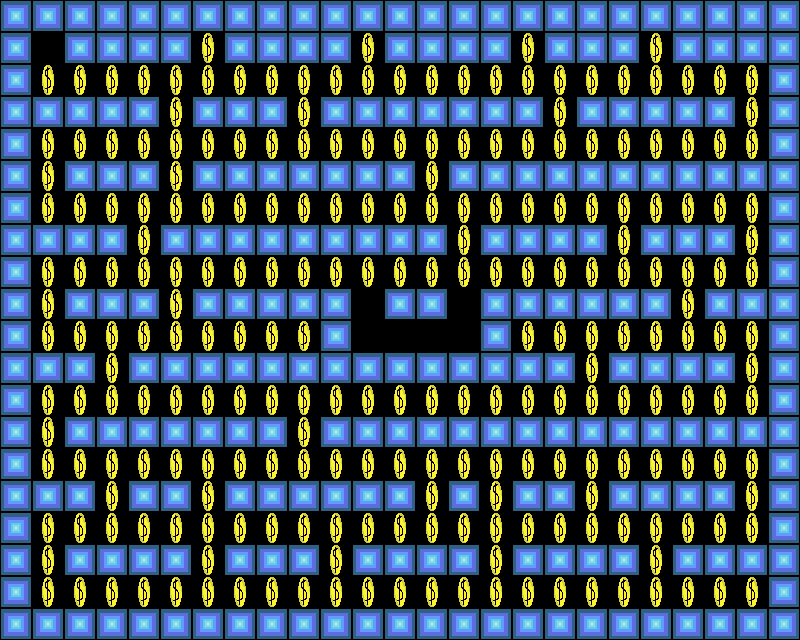

This is a level from a 2D game, rendered from its Tiled map with the project's own tilesets. A one-line summary and the complete map file follow:
An orthogonal 25x20 tile map with 32x32 px tiles, 1 tile layer (Capa de patrones 1).

<map version="1.10" tiledversion="1.11.2" orientation="orthogonal" renderorder="right-down" width="25" height="20" tilewidth="32" tileheight="32" infinite="0" nextlayerid="2" nextobjectid="1">
 <tileset firstgid="1" source="TMapa.tsx" />
 <layer id="1" name="Capa de patrones 1" width="25" height="20">
  <data encoding="csv">
2,2,2,2,2,2,2,2,2,2,2,2,2,2,2,2,2,2,2,2,2,2,2,2,2,
2,0,2,2,2,2,1,2,2,2,2,1,2,2,2,2,1,2,2,2,1,2,2,2,2,
2,1,1,1,1,1,1,1,1,1,1,1,1,1,1,1,1,1,1,1,1,1,1,1,2,
2,2,2,2,2,1,2,2,2,1,2,2,2,2,2,2,2,1,2,2,2,2,2,1,2,
2,1,1,1,1,1,1,1,1,1,1,1,1,1,1,1,1,1,1,1,1,1,1,1,2,
2,1,2,2,2,1,2,2,2,2,2,2,2,1,2,2,2,2,2,2,2,2,2,2,2,
2,1,1,1,1,1,1,1,1,1,1,1,1,1,1,1,1,1,1,1,1,1,1,1,2,
2,2,2,2,1,2,2,2,2,2,2,2,2,2,1,2,2,2,2,1,2,2,2,1,2,
2,1,1,1,1,1,1,1,1,1,1,1,1,1,1,1,1,1,1,1,1,1,1,1,2,
2,1,2,2,2,1,2,2,2,2,2,0,2,2,0,2,2,2,2,2,2,1,2,2,2,
2,1,1,1,1,1,1,1,1,1,2,0,0,0,0,2,1,1,1,1,1,1,1,1,2,
2,2,2,1,2,2,2,2,2,2,2,2,2,2,2,2,2,2,1,2,2,2,2,1,2,
2,1,1,1,1,1,1,1,1,1,1,1,1,1,1,1,1,1,1,1,1,1,1,1,2,
2,1,2,2,2,2,2,2,2,1,2,2,2,2,2,2,2,2,2,2,2,2,2,2,2,
2,1,1,1,1,1,1,1,1,1,1,1,1,1,1,1,1,1,1,1,1,1,1,1,2,
2,2,2,1,2,2,1,2,2,2,2,2,2,1,2,1,2,2,1,2,2,2,2,1,2,
2,1,1,1,1,1,1,1,1,1,1,1,1,1,1,1,1,1,1,1,1,1,1,1,2,
2,1,2,2,2,2,1,2,2,2,1,2,2,2,2,1,2,2,2,2,1,2,2,2,2,
2,1,1,1,1,1,1,1,1,1,1,1,1,1,1,1,1,1,1,1,1,1,1,1,2,
2,2,2,2,2,2,2,2,2,2,2,2,2,2,2,2,2,2,2,2,2,2,2,2,2
</data>
 </layer>
</map>